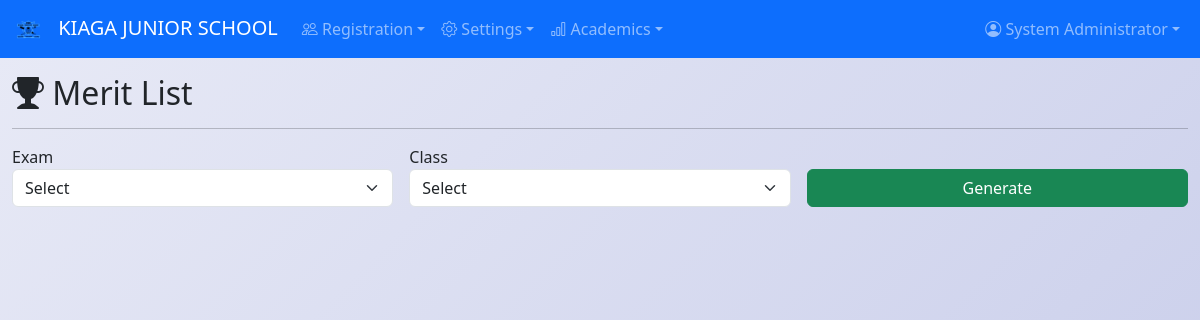
Page /merit-list (signed in) on the committed database.
### app.py (models this page shows, shortened)
class SchoolSettings(db.Model):
    id = db.Column(db.Integer, primary_key=True)
    school_name = db.Column(db.String(200), nullable=False, default='My School')
    school_address = db.Column(db.Text, nullable=True)
    school_phone = db.Column(db.String(50), nullable=True)
    school_email = db.Column(db.String(120), nullable=True)
    school_motto = db.Column(db.String(200), nullable=True)
    principal_name = db.Column(db.String(100), nullable=True)
    principal_title = db.Column(db.String(100), nullable=True, default='Principal')
    city = db.Column(db.String(100), nullable=True)
    logo_url = db.Column(db.String(500), nullable=True)
    po_box = db.Column(db.String(100), nullable=True)
    term_begins = db.Column(db.String(20), nullable=True)
    closing_date = db.Column(db.String(20), nullable=True)

class User(UserMixin, db.Model):
    id = db.Column(db.Integer, primary_key=True)
    username = db.Column(db.String(80), unique=True, nullable=False)
    email = db.Column(db.String(120), unique=True, nullable=True)
    password_hash = db.Column(db.String(200), nullable=False)
    role = db.Column(db.String(20), nullable=False, default='Teacher')
    full_name = db.Column(db.String(100), nullable=False)
    created_at = db.Column(db.DateTime, default=datetime.utcnow)

### app.py (the view, shortened to what this page needs)
@app.route('/merit-list', methods=['GET', 'POST'])
@login_required
def merit_list():
    results = None; se = None; sc = None
    all_subjects = Subject.query.all()
    return render_template('merit_list.html', results=results, exams=ExamType.query.all(), classes=Class.query.all(), selected_exam=se, selected_class=sc, all_subjects=all_subjects)

### app.py (called while the page is built)
@login_manager.user_loader
def load_user(user_id):
    return User.query.get(int(user_id))

@app.context_processor
def inject_school_settings():
    s = SchoolSettings.query.first()
    if not s:
        s = SchoolSettings(school_name='My School')
        db.session.add(s)
        db.session.commit()
    gs = GradeSetting.query.order_by(GradeSetting.min_percentage.desc()).all()
    return dict(school=s, grade_settings=gs)

### templates/merit_list.html (shortened to what this page needs)
{% extends "base.html" %}
{% block content %}
<h2><i class="bi bi-trophy-fill"></i> Merit List</h2>
<hr>
<form method="POST" class="row g-3 mb-3">
<div class="col-md-4"><label>Exam</label><select name="exam_id" class="form-select" required><option value="">Select</option></select></div>
<div class="col-md-4"><label>Class</label><select name="class_id" class="form-select" required><option value="">Select</option></select></div>
<div class="col-md-4 d-flex align-items-end"><button type="submit" class="btn btn-success w-100">Generate</button></div>
</form>
{% endblock %}

### templates/base.html (shortened to what this page needs)
<!DOCTYPE html>
<html lang="en">
<head>
    <link href="https://cdn.jsdelivr.net/npm/bootstrap@5.3.2/dist/css/bootstrap.min.css" rel="stylesheet">
    <link rel="stylesheet" href="https://cdn.jsdelivr.net/npm/bootstrap-icons@1.11.2/font/bootstrap-icons.css">
</head>
<body>
{% if current_user.is_authenticated %}
<nav class="navbar navbar-expand-lg navbar-dark bg-primary no-print">
    <div class="container-fluid">
        <a class="navbar-brand" href="{{ url_for('dashboard') }}">
            {% if school.logo_url %}<img src="{{ school.logo_url }}" alt="Logo" style="height:30px;margin-right:8px;">{% else %}<i class="bi bi-mortarboard-fill"></i>{% endif %}
            {{ school.school_name }}
        </a>
        <div class="collapse navbar-collapse" id="navbarNav">
            <ul class="navbar-nav me-auto">
                <li class="nav-item dropdown">
                    <a class="nav-link dropdown-toggle" data-bs-toggle="dropdown" href="#"><i class="bi bi-people"></i> Registration</a>
                </li>
                <li class="nav-item dropdown">
                    <a class="nav-link dropdown-toggle" data-bs-toggle="dropdown" href="#"><i class="bi bi-gear"></i> Settings</a>
                </li>
                <li class="nav-item dropdown">
                    <a class="nav-link dropdown-toggle" data-bs-toggle="dropdown" href="#"><i class="bi bi-bar-chart"></i> Academics</a>
                </li>
            </ul>
            <ul class="navbar-nav">
                <li class="nav-item dropdown">
                    <a class="nav-link dropdown-toggle" data-bs-toggle="dropdown" href="#"><i class="bi bi-person-circle"></i> {{ current_user.full_name }}</a>
                </li>
            </ul>
        </div>
    </div>
</nav>
{% endif %}
<div class="container-fluid mt-2">{% block content %}{% endblock %}</div>
</body>
</html>

### templates/base.html (style rules this page uses)
body { background: linear-gradient(135deg, #e8eaf6 0%, #c5cae9 100%); min-height: 100vh; }

### rows in the picture
SchoolSettings: logo_url (picture), school_name "KIAGA JUNIOR SCHOOL"
User: full_name "System Administrator"
